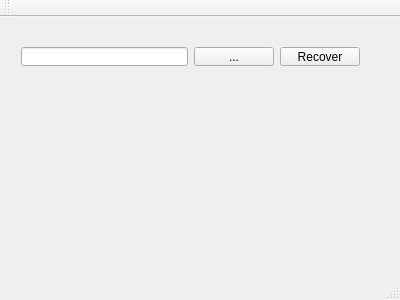
<?xml version="1.0" encoding="UTF-8"?>
<ui version="4.0">
 <class>MainWindow</class>
 <widget class="QMainWindow" name="MainWindow">
  <property name="geometry">
   <rect>
    <x>0</x>
    <y>0</y>
    <width>400</width>
    <height>300</height>
   </rect>
  </property>
  <property name="windowTitle">
   <string>MainWindow</string>
  </property>
  <widget class="QWidget" name="centralWidget">
   <widget class="QWidget" name="horizontalLayoutWidget">
    <property name="geometry">
     <rect>
      <x>10</x>
      <y>19</y>
      <width>361</width>
      <height>41</height>
     </rect>
    </property>
    <layout class="QHBoxLayout" name="horizontalLayout">
     <item>
      <widget class="QLineEdit" name="lineEditFilename"/>
     </item>
     <item>
      <widget class="QPushButton" name="pushButtonSelectFile">
       <property name="text">
        <string>...</string>
       </property>
      </widget>
     </item>
     <item>
      <widget class="QPushButton" name="pushButtonRecover">
       <property name="text">
        <string>Recover</string>
       </property>
      </widget>
     </item>
    </layout>
   </widget>
  </widget>
  <widget class="QMenuBar" name="menuBar">
   <property name="geometry">
    <rect>
     <x>0</x>
     <y>0</y>
     <width>400</width>
     <height>22</height>
    </rect>
   </property>
  </widget>
  <widget class="QToolBar" name="mainToolBar">
   <attribute name="toolBarArea">
    <enum>TopToolBarArea</enum>
   </attribute>
   <attribute name="toolBarBreak">
    <bool>false</bool>
   </attribute>
  </widget>
  <widget class="QStatusBar" name="statusBar"/>
 </widget>
 <layoutdefault spacing="6" margin="11"/>
 <resources/>
 <connections/>
</ui>
